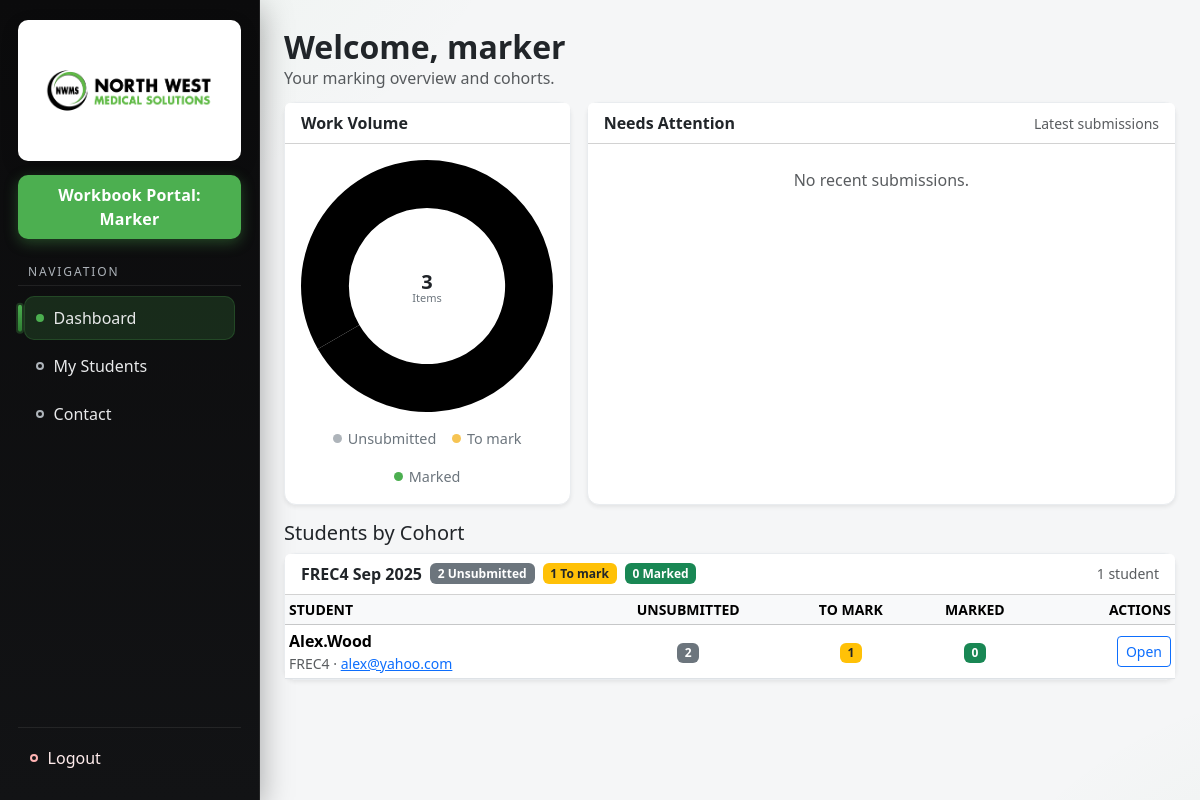
The page /marker_dashboard (signed in) on the database its author committed.
### app.py (models this page shows)
class User(UserMixin, db.Model):
    id       = db.Column(db.Integer, primary_key=True)
    username = db.Column(db.String(150), nullable=False, unique=True)
    email    = db.Column(db.String(150), nullable=False, unique=True)
    password = db.Column(db.String(150), nullable=False)
    role     = db.Column(db.String(50),  nullable=False)  # 'student','marker','admin'
    course   = db.Column(db.String(10),  nullable=True)   # for students
    cohort_id = db.Column(db.Integer, db.ForeignKey('cohort.id'), nullable=True)
    cohort = db.relationship('Cohort', foreign_keys=[cohort_id])

class Cohort(db.Model):
    id = db.Column(db.Integer, primary_key=True)
    name = db.Column(db.String(120), nullable=True)
    course = db.Column(db.String(10), nullable=False)
    marker_id = db.Column(db.Integer, db.ForeignKey('user.id'), nullable=False)
    start_date = db.Column(db.Date, nullable=False)
    passcode = db.Column(db.String(24), nullable=False, unique=True)
    active = db.Column(db.Boolean, default=True)
    created_at = db.Column(db.DateTime, default=now_utc_naive)
    marker = db.relationship('User', foreign_keys=[marker_id])

### app.py (the view)
@app.route('/marker_dashboard')
@login_required
def marker_dashboard():
    if current_user.role != 'marker':
        return redirect(url_for('login'))
    assigned_student_ids = [a.student_id for a in Assignment.query.filter_by(marker_id=current_user.id).all()]
    students = (User.query
                .filter(User.role == 'student', User.id.in_(assigned_student_ids))
                .order_by(User.username.asc())
                .all())
    users_map = {u.id: u for u in students}
    total_unsubmitted = 0
    total_to_mark = 0
    total_marked = 0
    overview_rows = []
    for s in students:
        required = get_total_workbooks(s.course)
        s_unsubmitted = required
        s_to_mark, s_marked = 0, 0
        for wb in range(1, required + 1):
            latest = (WorkbookSubmission.query
                      .filter_by(student_id=s.id, workbook_number=wb)
                      .order_by(WorkbookSubmission.submission_time.desc())
                      .first())
            if not latest:
                continue
            s_unsubmitted -= 1
            if latest.marked:
                s_marked += 1
            else:
                s_to_mark += 1
        total_unsubmitted += s_unsubmitted
        total_to_mark += s_to_mark
        total_marked += s_marked
        overview_rows.append({
            "student": s, "required": required,
            "unsubmitted": s_unsubmitted, "to_mark": s_to_mark, "marked": s_marked,
        })
    donut_data = {
        "unsubmitted": total_unsubmitted,
        "to_mark": total_to_mark,
        "marked": total_marked,
        "total": total_unsubmitted + total_to_mark + total_marked
    }
    def _time_left_fields(sub):
        deadline = sub.submission_time + timedelta(days=MARKING_DEADLINE_DAYS)
        delta = deadline - now_utc_naive()
        seconds = int(delta.total_seconds())
        overdue = seconds < 0
        secs_abs = abs(seconds)
        days = secs_abs // 86400
        hours = (secs_abs % 86400) // 3600
        return {
            "deadline": deadline,
            "seconds_left": seconds,
            "overdue": overdue,
            "days": days,
            "hours": hours,
        }
    unmarked = (WorkbookSubmission.query
                .filter(WorkbookSubmission.student_id.in_(assigned_student_ids),
                        WorkbookSubmission.marked.is_(False))
                .order_by(WorkbookSubmission.submission_time.desc())
                .all())
    to_mark_list = []
    for sub in unmarked:
        student = users_map.get(sub.student_id)
        if not student:
            continue
        tlf = _time_left_fields(sub)
        to_mark_list.append({
            "submission": sub,
            "student": student,
            "wb": sub.workbook_number,
            **tlf
        })
    to_mark_list.sort(key=lambda x: x["seconds_left"])
    to_mark_list = to_mark_list[:20]
    return render_template(
        'marker_dashboard.html',
        donut_data=donut_data,
        students_overview=overview_rows,
        to_mark_list=to_mark_list,
    )

### templates/marker_dashboard.html (shortened to what this page needs)
{% extends 'base.html' %}
{% block content %}
<div class="page-head">
  <div>
    <h2>Welcome, {{ current_user.username }}</h2>
    <p class="text-muted">Your marking overview and cohorts.</p>
  </div>
</div>
<div class="row g-3">
  <div class="col-12 col-lg-4">
    <div class="card shadow-sm h-100">
      <div class="card-header">
        <strong>Work Volume</strong>
      </div>
      <div class="card-body d-flex align-items-center justify-content-center">
        <div class="donut-wrap w-100">
          <canvas id="donutWorkload" width="280" height="280" aria-label="Workload donut"></canvas>
        </div>
      </div>
      <div class="card-body pt-0">
        <div class="legend-row d-flex flex-wrap gap-3 justify-content-center">
          <span><i class="legend-dot" style="background:var(--grey)"></i>Unsubmitted</span>
          <span><i class="legend-dot" style="background:var(--amber)"></i>To mark</span>
          <span><i class="legend-dot" style="background:var(--green)"></i>Marked</span>
        </div>
      </div>
    </div>
  </div>
  <div class="col-12 col-lg-8">
    <div class="card shadow-sm h-100">
      <div class="card-header d-flex align-items-center justify-content-between">
        <strong>Needs Attention</strong>
        <span class="text-muted small">Latest submissions</span>
      </div>
      <div class="card-body p-0">
        <div class="list-group list-group-flush">
          {% if recent_submissions|length == 0 %}
            <div class="list-group-item text-center text-muted py-4">No recent submissions.</div>
          {% endif %}
        </div>
      </div>
    </div>
  </div>
</div>
<div class="mt-3">
  <div class="d-flex align-items-center justify-content-between mb-2">
    <h5 class="mb-0">Students by Cohort</h5>
  </div>
  {% set grouped = students_overview|groupby('student.cohort.name') %}
  {% for grp in grouped %}
    {% set cohort_name = grp.grouper if grp.grouper else 'Ungrouped' %}
    {% set cu = grp.list | map(attribute='unsubmitted') | sum %}
    {% set cm = grp.list | map(attribute='to_mark') | sum %}
    {% set ck = grp.list | map(attribute='marked') | sum %}
    <div class="card shadow-sm mb-3">
      <div class="card-header d-flex align-items-center justify-content-between flex-wrap">
        <div class="d-flex align-items-center gap-2 flex-wrap">
          <strong>{{ cohort_name }}</strong>
          <span class="badge bg-secondary">{{ cu }} Unsubmitted</span>
          <span class="badge bg-warning text-dark">{{ cm }} To mark</span>
          <span class="badge bg-success">{{ ck }} Marked</span>
        </div>
        <div class="text-muted small">{{ grp.list|length }} student{{ '' if grp.list|length == 1 else 's' }}</div>
      </div>
      <div class="table-responsive">
        <table class="table table-sm table-hover align-middle mb-0">
          <thead class="table-light sticky-top">
            <tr class="small text-uppercase">
              <th>Student</th>
              <th class="text-center">Unsubmitted</th>
              <th class="text-center">To Mark</th>
              <th class="text-center">Marked</th>
              <th class="text-end" style="width: 140px;">Actions</th>
            </tr>
          </thead>
          <tbody>
            {% for row in grp.list %}
              {% set s = row.student %}
              <tr>
                <td>
                  <div class="fw-semibold">{{ s.username }}</div>
                  <div class="text-muted small">{{ s.course or '—' }} · <a href="mailto:{{ s.email }}">{{ s.email }}</a></div>
                </td>
                <td class="text-center"><span class="badge bg-secondary">{{ row.unsubmitted }}</span></td>
                <td class="text-center"><span class="badge bg-warning text-dark">{{ row.to_mark }}</span></td>
                <td class="text-center"><span class="badge bg-success">{{ row.marked }}</span></td>
                <td class="text-end">
                  <a class="btn btn-sm btn-outline-primary"
                     href="{{ url_for('marker_view_student', student_id=s.id) }}">
                    Open
                  </a>
                </td>
              </tr>
            {% endfor %}
          </tbody>
        </table>
      </div>
    </div>
  {% endfor %}
</div>
<script>
(function(){
  const el = document.getElementById('donutWorkload');
  if(!el) return;
  const total = {{ donut_data.total|default(0) }};
  const data = [ {{ donut_data.unsubmitted|default(0) }},
                 {{ donut_data.to_mark|default(0) }},
                 {{ donut_data.marked|default(0) }} ];
  // Center total plugin
  const centerLabel = {
    id:'centerLabel',
    afterDraw(chart){
      const {ctx} = chart;
      const meta = chart.getDatasetMeta(0);
      const first = meta?.data?.find(d => d && d.x != null);
      if(!first) return;
      ctx.save();
      ctx.textAlign='center'; ctx.textBaseline='middle';
      ctx.fillStyle = '#1f2328';
      ctx.font = '700 20px system-ui,-apple-system,Segoe UI,Roboto,Helvetica Neue,Arial';
      ctx.fillText(String(total), first.x, first.y-3);
      ctx.fillStyle = '#6c757d';
      ctx.font = '500 11px system-ui,-apple-system,Segoe UI,Roboto,Helvetica Neue,Arial';
      ctx.fillText('Items', first.x, first.y+13);
      ctx.restore();
    }
  };
  new Chart(el, {
    type:'doughnut',
    data:{
      labels:['Unsubmitted','To mark','Marked'],
      datasets:[{
        data,
        backgroundColor:['var(--grey)','var(--amber)','var(--green)'],
        borderWidth:0,
        hoverOffset:6,
        cutout:'62%'
      }]
    },
    options:{
      responsive:true,
      maintainAspectRatio:true,
      plugins:{ legend:{display:false},
        tooltip:{ callbacks:{
          label: (ctx)=>{
            const v = ctx.parsed || 0;
            const pct = total ? Math.round((v/total)*100) : 0;
            return ` ${ctx.label}: ${v} (${pct}%)`;
          }
        }}},
      animation:{duration:700,easing:'easeOutQuart'}
    },
    plugins:[centerLabel]
  });
})();
</script>
{% endblock %}

### templates/base.html (shortened to what this page needs)
<!doctype html>
<html lang="en">
<head>
  <link href="https://cdn.jsdelivr.net/npm/bootstrap@5.3.2/dist/css/bootstrap.min.css" rel="stylesheet">
</head>
<body>
<div class="layout">
  {% if current_user.is_authenticated %}
  <aside class="sidebar">
    <div class="brand">
      <img src="{{ url_for('static', filename='images/nwms_logo.png') }}" alt="NWMS Logo">
    </div>
    <div class="portal-banner">
      Workbook Portal: {{ current_user.role|capitalize }}
    </div>
    <div class="nav-block">
      <div class="nav-title">Navigation</div>
      <ul class="nav-list">
        {% if current_user.role == 'admin' %}
          <li class="nav-item">
            <a class="nav-link {{ 'active' if request.endpoint == 'admin_dashboard' else '' }}" href="{{ url_for('admin_dashboard') }}">
              <span class="dot"></span> Dashboard
            </a>
          </li>
          <li class="nav-item">
            <a class="nav-link {{ 'active' if request.endpoint == 'admin_activity' else '' }}" href="{{ url_for('admin_activity') }}">
              <span class="dot"></span> Activity Log
            </a>
          </li>
          <li class="nav-item">
            <a class="nav-link {{ 'active' if request.endpoint == 'admin_assign' else '' }}" href="{{ url_for('admin_assign') }}">
              <span class="dot"></span> Assign Student
            </a>
          </li>
          <li class="nav-item">
            <a class="nav-link {{ 'active' if request.endpoint == 'admin_cohorts' else '' }}" href="{{ url_for('admin_cohorts') }}">
              <span class="dot"></span> Cohorts Editor
            </a>
          </li>
          <li class="nav-item">
            <a class="nav-link {{ 'active' if request.endpoint == 'admin_delete_students' else '' }}" href="{{ url_for('admin_delete_students') }}">
              <span class="dot"></span> Delete Students
            </a>
          </li>
          <li class="nav-item">
            <a class="nav-link {{ 'active' if request.endpoint == 'admin_delete_markers' else '' }}" href="{{ url_for('admin_delete_markers') }}">
              <span class="dot"></span> Delete Markers
            </a>
          </li>
          <li class="nav-item">
            <a class="nav-link {{ 'active' if request.endpoint == 'admin_settings' else '' }}" href="{{ url_for('admin_settings') }}">
              <span class="dot"></span> Settings
            </a>
          </li>
          {% if request.view_args and request.view_args.get('student_id') %}
          <li class="nav-item">
            <a class="nav-link {{ 'active' if request.endpoint == 'proxy_upload' else '' }}"
               href="{{ url_for('proxy_upload', student_id=request.view_args.get('student_id')) }}">
              <span class="dot"></span> Upload for Student
            </a>
          </li>
          {% endif %}
        {% elif current_user.role == 'marker' %}
          <li class="nav-item">
            <a class="nav-link {{ 'active' if request.endpoint in ['marker_dashboard','marker_view_student'] else '' }}" href="{{ url_for('marker_dashboard') }}">
              <span class="dot"></span> Dashboard
            </a>
          </li>
          <li class="nav-item">
            <a class="nav-link {{ 'active' if request.endpoint == 'marker_students' else '' }}" href="{{ url_for('marker_students') }}">
              <span class="dot"></span> My Students
            </a>
          </li>
          <li class="nav-item">
            <a class="nav-link {{ 'active' if request.endpoint == 'contact' else '' }}" href="{{ url_for('contact') }}">
              <span class="dot"></span> Contact
            </a>
          </li>
        {% endif %}
      </ul>
    </div>
    <div class="logout">
      <a class="nav-link" href="{{ url_for('logout') }}">
        <span class="dot" style="border-color:#ffb3b3;"></span> Logout
      </a>
    </div>
  </aside>
  {% endif %}
  <main class="content">
    <div class="content-inner">
      {% block content %}{% endblock %}
    </div>
  </main>
</div>
</body>
</html>

### rows shown on the page
User: role "Marker", username "marker"
Cohort: name "FREC4 Sep 2025", marker "2", cm "1", ck "0", list|length "1", unsubmitted "2", to_mark "1", marked "0"
User: username "Alex.Wood", course "FREC4", email "alex@yahoo.com"

### other values the page prints
chart data {{ donut_data.total|default(0) }} 3
chart data {{ donut_data.unsubmitted|default(0) }} 2
chart data {{ donut_data.to_mark|default(0) }} 1
chart data {{ donut_data.marked|default(0) }} 0
